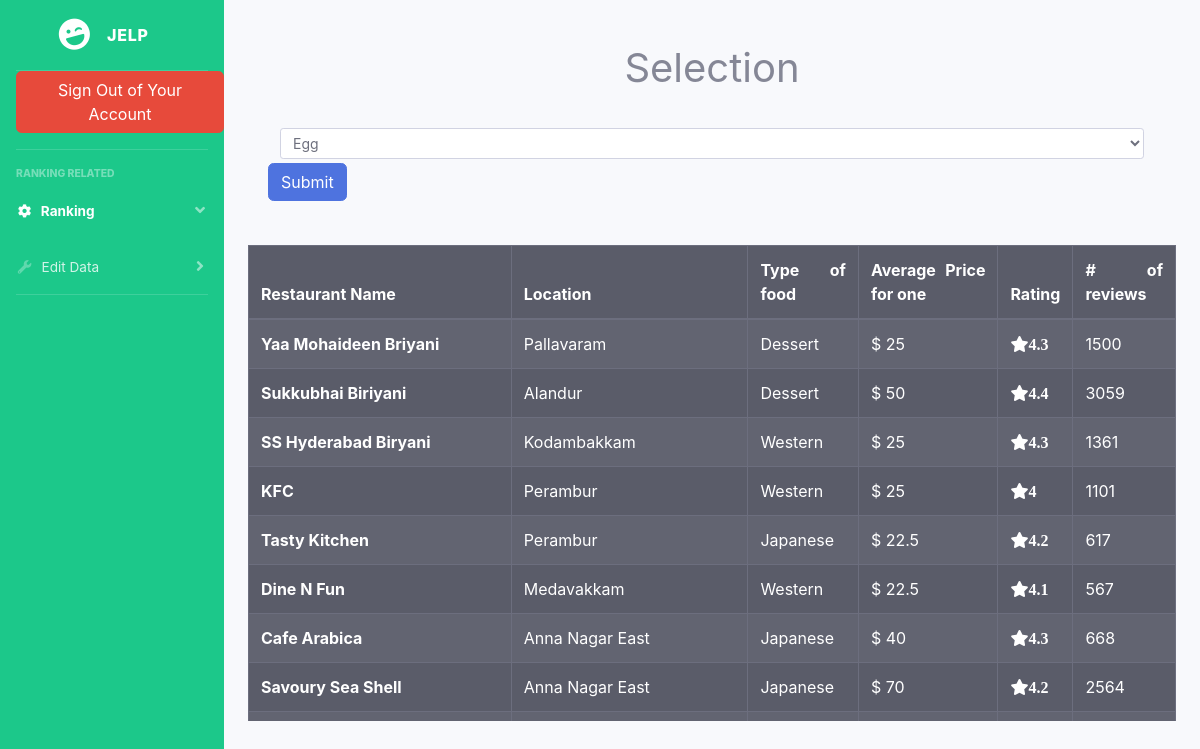
/bootstrap/extra/rest_show_all1.php, run on the app's committed database.
### tables this page shows
CREATE TABLE food(
    food_id int(11) AUTO_INCREMENT,
    food_name varchar(128) NOT NULL,
    food_country varchar(128) NOT NULL,
    food_ingred varchar(500) NOT NULL,
    food_allergies varchar(128) NOT NULL,
    PRIMARY KEY(food_id)
);

create table restaurant(
  rest_id int not null AUTO_INCREMENT,
  name varchar(100) UNIQUE,
  location varchar(100),
  country varchar(100),
  avg_price float,
  avg_rating float, 
  menu varchar(100),
  review_count int(100),
  primary key(rest_id)
);

### bootstrap/extra/rest_show_all1.php (the view, shortened to what this page needs)
<?php include("sidebar.php") ?>
<body>
  <div class='container'>
    <div class='card-body'>
      <form action="rest_show_all.php" method="GET">
        <br>
        <h1 class="text-center">Selection</h1><br>
        <div class="col-auto my-1">
          <select class="form-control form-control-sm" id="allergic_to" name="country">
            <option value="Egg">Egg</option>
          </select>
        </div>
        <div class="pull-right">
          <button type="submit" class="btn btn-primary pull-right">Submit</button>
        </div>
      </form>
    </div>
  </div>
  <?php
  $sql = '
  SELECT *
  FROM food
  INNER JOIN restaurant
  ON food.food_name = restaurant.menu;';
  $res = mysqli_query($link, $sql);
  if ($res) {
    echo "
    <div class='container scrolldiv'>
      <div class='card-body scroll1'>
        <div class='table-responsive'>
          <table class='table table-striped table-dark table-bordered'>
            <thead class='thead-dark'>
              <tr>
              <th scope='col'>Restaurant Name</th>
              <th scope='col'>Location</th>
              <th scope='col'>Type of food</th>
              <th scope='col'>Average Price for one</th>
              <th scope='col'>Rating</th>
              <th scope='col'># of reviews</th>
              </tr>
            </thead>
            <tbody>";
    while ($row = mysqli_fetch_assoc($res)) {
      $name = $row['name'];
      $location = $row['location'];
      $country = $row['country'];
      $avg_price = $row['avg_price'];
      $avg_rating = $row['avg_rating'];
      $review_count = $row['review_count'];
      echo "<tr>";
      echo "<th scope='row'>" . $name . "</th>";
      echo "<td>" . $location . "</td>";
      echo "<td>" . $country . "</td>";
      echo "<td>$ " . $avg_price . "</td>";
      echo "<td><i class='fa fa-star'/>" . $avg_rating . "</td>";
      echo "<td>" . $review_count . "</td>";
      echo "</tr>";
    }
    echo "</tbody>";
    echo "</table>";
    echo "</div></div></div>";
  } else {
    printf("Could not retrieve records. %s\n", mysqli_error($link));
  }
  echo "<br>";
  ?>
</body>
</html>

### bootstrap/sidebar.php (style rules this page uses)
div.scrolldiv { margin: 4px, 4px; padding: 4px; width: 100%; height: 500px; overflow-x: hidden; overflow-y: auto; text-align: justify; }

### data on the page
food: restaurant.name "Yaa Mohaideen Briyani", restaurant.location "Pallavaram", restaurant.country "Dessert", restaurant.avg_price "25", restaurant.avg_rating "4.3", restaurant.review_count "1500"
food: restaurant.name "Sukkubhai Biriyani", restaurant.location "Alandur", restaurant.country "Dessert", restaurant.avg_price "50", restaurant.avg_rating "4.4", restaurant.review_count "3059"
food: restaurant.name "SS Hyderabad Biryani", restaurant.location "Kodambakkam", restaurant.country "Western", restaurant.avg_price "25", restaurant.avg_rating "4.3", restaurant.review_count "1361"
food: restaurant.name "KFC", restaurant.location "Perambur", restaurant.country "Western", restaurant.avg_price "25", restaurant.avg_rating "4", restaurant.review_count "1101", restaurant.name "Dine N Fun", restaurant.location "Medavakkam", restaurant.avg_price "22.5", restaurant.avg_rating "4.1", restaurant.review_count "567"
food: restaurant.name "Tasty Kitchen", restaurant.location "Perambur", restaurant.country "Japanese", restaurant.avg_price "22.5", restaurant.avg_rating "4.2", restaurant.review_count "617", restaurant.name "Savoury Sea Shell", restaurant.location "Anna Nagar East", restaurant.avg_price "70", restaurant.review_count "2564"
food: restaurant.name "Cafe Arabica", restaurant.location "Anna Nagar East", restaurant.country "Japanese", restaurant.avg_price "40", restaurant.avg_rating "4.3", restaurant.review_count "668"
